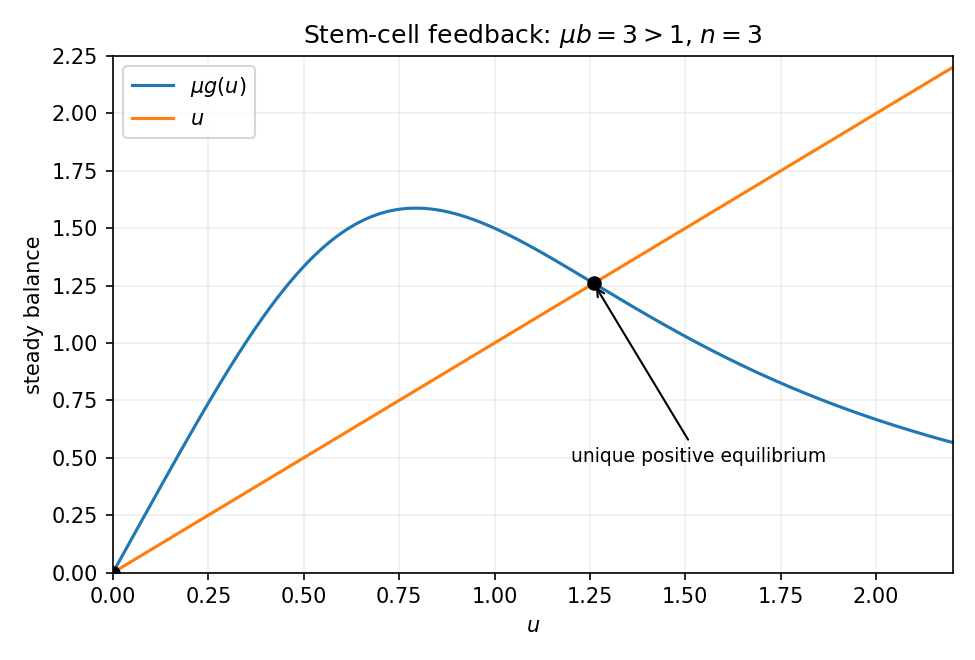

Here is the Python script that generated this plot:
# Python 3.14.4; numpy 2.3.5; matplotlib 3.10.7. Output in current working directory.
import numpy as np
import matplotlib
matplotlib.use('Agg')
import matplotlib.pyplot as plt
from pathlib import Path
plt.rcParams.update({'figure.facecolor':'white','axes.facecolor':'white','font.size':10})
b=3.;mu=1.;n=3;u=np.linspace(0,2.2,500);star=(mu*b-1)**(1/n);g=b*u/(1+u**n)
fig,ax=plt.subplots(figsize=(6.5,4.4));ax.plot(u,mu*g,label=r'$\mu g(u)$');ax.plot(u,u,label='$u$');ax.plot([0,star],[0,star],'ko');ax.annotate('unique positive equilibrium',(star,star),(1.2,.48),arrowprops={'arrowstyle':'->'},fontsize=9)
ax.set(xlabel='$u$',ylabel='steady balance',title=r'Stem-cell feedback: $\mu b=3>1$, $n=3$',xlim=(0,2.2),ylim=(0,2.25));ax.legend(loc='upper left');ax.grid(alpha=.2);fig.tight_layout();fig.savefig(Path('2008-stem-cell-feedback.png'),dpi=150,facecolor='white');plt.close(fig)
